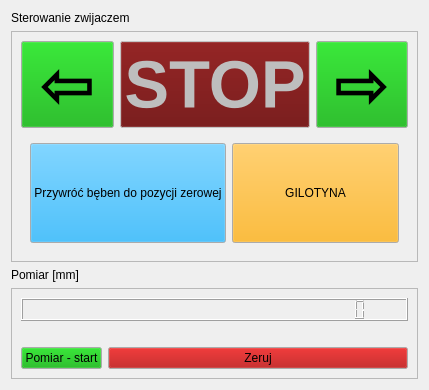
      <widget class="QWidget" name="manualSteering_tab">
       <attribute name="title">
        <string>Sterowanie ręczne</string>
       </attribute>
       <layout class="QGridLayout" name="gridLayout_2">
        <item row="7" column="2">
         <widget class="QFrame" name="lengthMeasurement_frame">
          <property name="frameShape">
           <enum>QFrame::StyledPanel</enum>
          </property>
          <property name="frameShadow">
           <enum>QFrame::Raised</enum>
          </property>
          <layout class="QGridLayout" name="gridLayout_5">
           <item row="2" column="0">
            <widget class="QPushButton" name="startMeasurement_pushButton">
             <property name="sizePolicy">
              <sizepolicy hsizetype="Minimum" vsizetype="MinimumExpanding">
               <horstretch>0</horstretch>
               <verstretch>0</verstretch>
              </sizepolicy>
             </property>
             <property name="palette">
              <palette>
               <active>
                <colorrole role="Button">
                 <brush brushstyle="SolidPattern">
                  <color alpha="255">
                   <red>0</red>
                   <green>170</green>
                   <blue>0</blue>
                  </color>
                 </brush>
                </colorrole>
                <colorrole role="ButtonText">
                 <brush brushstyle="SolidPattern">
                  <color alpha="255">
                   <red>0</red>
                   <green>0</green>
                   <blue>0</blue>
                  </color>
                 </brush>
                </colorrole>
               </active>
               <inactive>
                <colorrole role="Button">
                 <brush brushstyle="SolidPattern">
                  <color alpha="255">
                   <red>0</red>
                   <green>170</green>
                   <blue>0</blue>
                  </color>
                 </brush>
                </colorrole>
                <colorrole role="ButtonText">
                 <brush brushstyle="SolidPattern">
                  <color alpha="255">
                   <red>0</red>
                   <green>0</green>
                   <blue>0</blue>
                  </color>
                 </brush>
                </colorrole>
               </inactive>
               <disabled>
                <colorrole role="Button">
                 <brush brushstyle="SolidPattern">
                  <color alpha="255">
                   <red>0</red>
                   <green>170</green>
                   <blue>0</blue>
                  </color>
                 </brush>
                </colorrole>
               </disabled>
              </palette>
             </property>
             <property name="toolTip">
              <string>Rozpoczyna/zeruje pomiar</string>
             </property>
             <property name="text">
              <string>Pomiar - start</string>
             </property>
            </widget>
           </item>
           <item row="2" column="1">
            <widget class="QPushButton" name="reset_pushButton">
             <property name="sizePolicy">
              <sizepolicy hsizetype="Minimum" vsizetype="MinimumExpanding">
               <horstretch>0</horstretch>
               <verstretch>0</verstretch>
              </sizepolicy>
             </property>
             <property name="minimumSize">
              <size>
               <width>300</width>
               <height>0</height>
              </size>
             </property>
             <property name="palette">
              <palette>
               <active>
                <colorrole role="Button">
                 <brush brushstyle="SolidPattern">
                  <color alpha="255">
                   <red>170</red>
                   <green>0</green>
                   <blue>0</blue>
                  </color>
                 </brush>
                </colorrole>
                <colorrole role="ButtonText">
                 <brush brushstyle="SolidPattern">
                  <color alpha="255">
                   <red>0</red>
                   <green>0</green>
                   <blue>0</blue>
                  </color>
                 </brush>
                </colorrole>
               </active>
               <inactive>
                <colorrole role="Button">
                 <brush brushstyle="SolidPattern">
                  <color alpha="255">
                   <red>170</red>
                   <green>0</green>
                   <blue>0</blue>
                  </color>
                 </brush>
                </colorrole>
                <colorrole role="ButtonText">
                 <brush brushstyle="SolidPattern">
                  <color alpha="255">
                   <red>0</red>
                   <green>0</green>
                   <blue>0</blue>
                  </color>
                 </brush>
                </colorrole>
               </inactive>
               <disabled>
                <colorrole role="Button">
                 <brush brushstyle="SolidPattern">
                  <color alpha="255">
                   <red>170</red>
                   <green>0</green>
                   <blue>0</blue>
                  </color>
                 </brush>
                </colorrole>
               </disabled>
              </palette>
             </property>
             <property name="text">
              <string>Zeruj</string>
             </property>
            </widget>
           </item>
           <item row="1" column="0">
            <spacer name="horizontalSpacer">
             <property name="orientation">
              <enum>Qt::Horizontal</enum>
             </property>
             <property name="sizeHint" stdset="0">
              <size>
               <width>40</width>
               <height>20</height>
              </size>
             </property>
            </spacer>
           </item>
           <item row="0" column="0" colspan="2">
            <widget class="QLCDNumber" name="length_lcdNumber">
             <property name="sizePolicy">
              <sizepolicy hsizetype="Minimum" vsizetype="MinimumExpanding">
               <horstretch>0</horstretch>
               <verstretch>0</verstretch>
              </sizepolicy>
             </property>
             <property name="digitCount">
              <number>30</number>
             </property>
             <property name="value" stdset="0">
              <double>0.000000000000000</double>
             </property>
            </widget>
           </item>
          </layout>
         </widget>
        </item>
        <item row="5" column="2">
         <widget class="QLabel" name="lengthMeasurement_label">
          <property name="text">
           <string>Pomiar [mm]</string>
          </property>
          <property name="alignment">
           <set>Qt::AlignLeading|Qt::AlignLeft|Qt::AlignVCenter</set>
          </property>
         </widget>
        </item>
        <item row="1" column="2">
         <widget class="QFrame" name="winder_frame">
          <property name="frameShape">
           <enum>QFrame::StyledPanel</enum>
          </property>
          <layout class="QGridLayout" name="gridLayout_4">
           <item row="2" column="2">
            <widget class="QPushButton" name="stop_pushButton">
             <property name="enabled">
              <bool>false</bool>
             </property>
             <property name="sizePolicy">
              <sizepolicy hsizetype="Minimum" vsizetype="MinimumExpanding">
               <horstretch>0</horstretch>
               <verstretch>0</verstretch>
              </sizepolicy>
             </property>
             <property name="palette">
              <palette>
               <active>
                <colorrole role="Button">
                 <brush brushstyle="SolidPattern">
                  <color alpha="255">
                   <red>170</red>
                   <green>0</green>
                   <blue>0</blue>
                  </color>
                 </brush>
                </colorrole>
                <colorrole role="ButtonText">
                 <brush brushstyle="SolidPattern">
                  <color alpha="255">
                   <red>0</red>
                   <green>0</green>
                   <blue>0</blue>
                  </color>
                 </brush>
                </colorrole>
               </active>
               <inactive>
                <colorrole role="Button">
                 <brush brushstyle="SolidPattern">
                  <color alpha="255">
                   <red>170</red>
                   <green>0</green>
                   <blue>0</blue>
                  </color>
                 </brush>
                </colorrole>
                <colorrole role="ButtonText">
                 <brush brushstyle="SolidPattern">
                  <color alpha="255">
                   <red>0</red>
                   <green>0</green>
                   <blue>0</blue>
                  </color>
                 </brush>
                </colorrole>
               </inactive>
               <disabled>
                <colorrole role="Button">
                 <brush brushstyle="SolidPattern">
                  <color alpha="255">
                   <red>101</red>
                   <green>0</green>
                   <blue>0</blue>
                  </color>
                 </brush>
                </colorrole>
               </disabled>
              </palette>
             </property>
             <property name="font">
              <font>
               <family>Tahoma</family>
               <pointsize>50</pointsize>
               <bold>true</bold>
              </font>
             </property>
             <property name="text">
              <string>STOP</string>
             </property>
            </widget>
           </item>
           <item row="2" column="3">
            <widget class="QPushButton" name="counterClockwise_pushButton">
             <property name="sizePolicy">
              <sizepolicy hsizetype="Minimum" vsizetype="MinimumExpanding">
               <horstretch>0</horstretch>
               <verstretch>0</verstretch>
              </sizepolicy>
             </property>
             <property name="palette">
              <palette>
               <active>
                <colorrole role="Button">
                 <brush brushstyle="SolidPattern">
                  <color alpha="255">
                   <red>0</red>
                   <green>170</green>
                   <blue>0</blue>
                  </color>
                 </brush>
                </colorrole>
                <colorrole role="ButtonText">
                 <brush brushstyle="SolidPattern">
                  <color alpha="255">
                   <red>0</red>
                   <green>0</green>
                   <blue>0</blue>
                  </color>
                 </brush>
                </colorrole>
               </active>
               <inactive>
                <colorrole role="Button">
                 <brush brushstyle="SolidPattern">
                  <color alpha="255">
                   <red>0</red>
                   <green>170</green>
                   <blue>0</blue>
                  </color>
                 </brush>
                </colorrole>
                <colorrole role="ButtonText">
                 <brush brushstyle="SolidPattern">
                  <color alpha="255">
                   <red>0</red>
                   <green>0</green>
                   <blue>0</blue>
                  </color>
                 </brush>
                </colorrole>
               </inactive>
               <disabled>
                <colorrole role="Button">
                 <brush brushstyle="SolidPattern">
                  <color alpha="255">
                   <red>0</red>
                   <green>101</green>
                   <blue>0</blue>
                  </color>
                 </brush>
                </colorrole>
               </disabled>
              </palette>
             </property>
             <property name="font">
              <font>
               <family>Tahoma</family>
               <pointsize>50</pointsize>
               <bold>true</bold>
              </font>
             </property>
             <property name="text">
              <string>⇨</string>
             </property>
             <property name="flat">
              <bool>false</bool>
             </property>
            </widget>
           </item>
           <item row="2" column="1">
            <widget class="QPushButton" name="clockwise_pushButton">
             <property name="sizePolicy">
              <sizepolicy hsizetype="Minimum" vsizetype="MinimumExpanding">
               <horstretch>0</horstretch>
               <verstretch>0</verstretch>
              </sizepolicy>
             </property>
             <property name="palette">
              <palette>
               <active>
                <colorrole role="Button">
                 <brush brushstyle="SolidPattern">
                  <color alpha="255">
                   <red>0</red>
                   <green>170</green>
                   <blue>0</blue>
                  </color>
                 </brush>
                </colorrole>
                <colorrole role="ButtonText">
                 <brush brushstyle="SolidPattern">
                  <color alpha="255">
                   <red>0</red>
                   <green>0</green>
                   <blue>0</blue>
                  </color>
                 </brush>
                </colorrole>
               </active>
               <inactive>
                <colorrole role="Button">
                 <brush brushstyle="SolidPattern">
                  <color alpha="255">
                   <red>0</red>
                   <green>170</green>
                   <blue>0</blue>
                  </color>
                 </brush>
                </colorrole>
                <colorrole role="ButtonText">
                 <brush brushstyle="SolidPattern">
                  <color alpha="255">
                   <red>0</red>
                   <green>0</green>
                   <blue>0</blue>
                  </color>
                 </brush>
                </colorrole>
               </inactive>
               <disabled>
                <colorrole role="Button">
                 <brush brushstyle="SolidPattern">
                  <color alpha="255">
                   <red>0</red>
                   <green>101</green>
                   <blue>0</blue>
                  </color>
                 </brush>
                </colorrole>
               </disabled>
              </palette>
             </property>
             <property name="font">
              <font>
               <family>Tahoma</family>
               <pointsize>50</pointsize>
               <bold>true</bold>
              </font>
             </property>
             <property name="text">
              <string>⇦</string>
             </property>
            </widget>
           </item>
           <item row="3" column="1" colspan="3">
            <widget class="QWidget" name="options_widget" native="true">
             <layout class="QGridLayout" name="gridLayout_7">
              <item row="1" column="2">
               <widget class="QPushButton" name="guillotine_pushButton">
                <property name="minimumSize">
                 <size>
                  <width>0</width>
                  <height>100</height>
                 </size>
                </property>
                <property name="palette">
                 <palette>
                  <active>
                   <colorrole role="Button">
                    <brush brushstyle="SolidPattern">
                     <color alpha="255">
                      <red>255</red>
                      <green>170</green>
                      <blue>0</blue>
                     </color>
                    </brush>
                   </colorrole>
                   <colorrole role="ButtonText">
                    <brush brushstyle="SolidPattern">
                     <color alpha="255">
                      <red>0</red>
                      <green>0</green>
                      <blue>0</blue>
                     </color>
                    </brush>
                   </colorrole>
                  </active>
                  <inactive>
                   <colorrole role="Button">
                    <brush brushstyle="SolidPattern">
                     <color alpha="255">
                      <red>255</red>
                      <green>170</green>
                      <blue>0</blue>
                     </color>
                    </brush>
                   </colorrole>
                   <colorrole role="ButtonText">
                    <brush brushstyle="SolidPattern">
                     <color alpha="255">
                      <red>0</red>
                      <green>0</green>
                      <blue>0</blue>
                     </color>
                    </brush>
                   </colorrole>
                  </inactive>
                  <disabled>
                   <colorrole role="Button">
                    <brush brushstyle="SolidPattern">
                     <color alpha="255">
                      <red>255</red>
                      <green>170</green>
                      <blue>0</blue>
                     </color>
                    </brush>
                   </colorrole>
                  </disabled>
                 </palette>
                </property>
                <property name="text">
                 <string>GILOTYNA</string>
                </property>
               </widget>
              </item>
              <item row="1" column="0">
               <widget class="QPushButton" name="zeroPosition_pushButton">
                <property name="minimumSize">
                 <size>
                  <width>0</width>
                  <height>100</height>
                 </size>
                </property>
                <property name="palette">
                 <palette>
                  <active>
                   <colorrole role="Button">
                    <brush brushstyle="SolidPattern">
                     <color alpha="255">
                      <red>0</red>
                      <green>170</green>
                      <blue>255</blue>
                     </color>
                    </brush>
                   </colorrole>
                   <colorrole role="ButtonText">
                    <brush brushstyle="SolidPattern">
                     <color alpha="255">
                      <red>0</red>
                      <green>0</green>
                      <blue>0</blue>
                     </color>
                    </brush>
                   </colorrole>
                  </active>
                  <inactive>
                   <colorrole role="Button">
                    <brush brushstyle="SolidPattern">
                     <color alpha="255">
                      <red>0</red>
                      <green>170</green>
                      <blue>255</blue>
                     </color>
                    </brush>
                   </colorrole>
                   <colorrole role="ButtonText">
                    <brush brushstyle="SolidPattern">
                     <color alpha="255">
                      <red>0</red>
                      <green>0</green>
                      <blue>0</blue>
                     </color>
                    </brush>
                   </colorrole>
                  </inactive>
                  <disabled>
                   <colorrole role="Button">
                    <brush brushstyle="SolidPattern">
                     <color alpha="255">
                      <red>0</red>
                      <green>170</green>
                      <blue>255</blue>
                     </color>
                    </brush>
                   </colorrole>
                  </disabled>
                 </palette>
                </property>
                <property name="text">
                 <string>Przywróć bęben do pozycji zerowej</string>
                </property>
               </widget>
              </item>
             </layout>
            </widget>
           </item>
          </layout>
         </widget>
        </item>
        <item row="0" column="2">
         <widget class="QLabel" name="winder_label">
          <property name="text">
           <string>Sterowanie zwijaczem</string>
          </property>
          <property name="alignment">
           <set>Qt::AlignLeading|Qt::AlignLeft|Qt::AlignVCenter</set>
          </property>
         </widget>
        </item>
       </layout>
      </widget>
